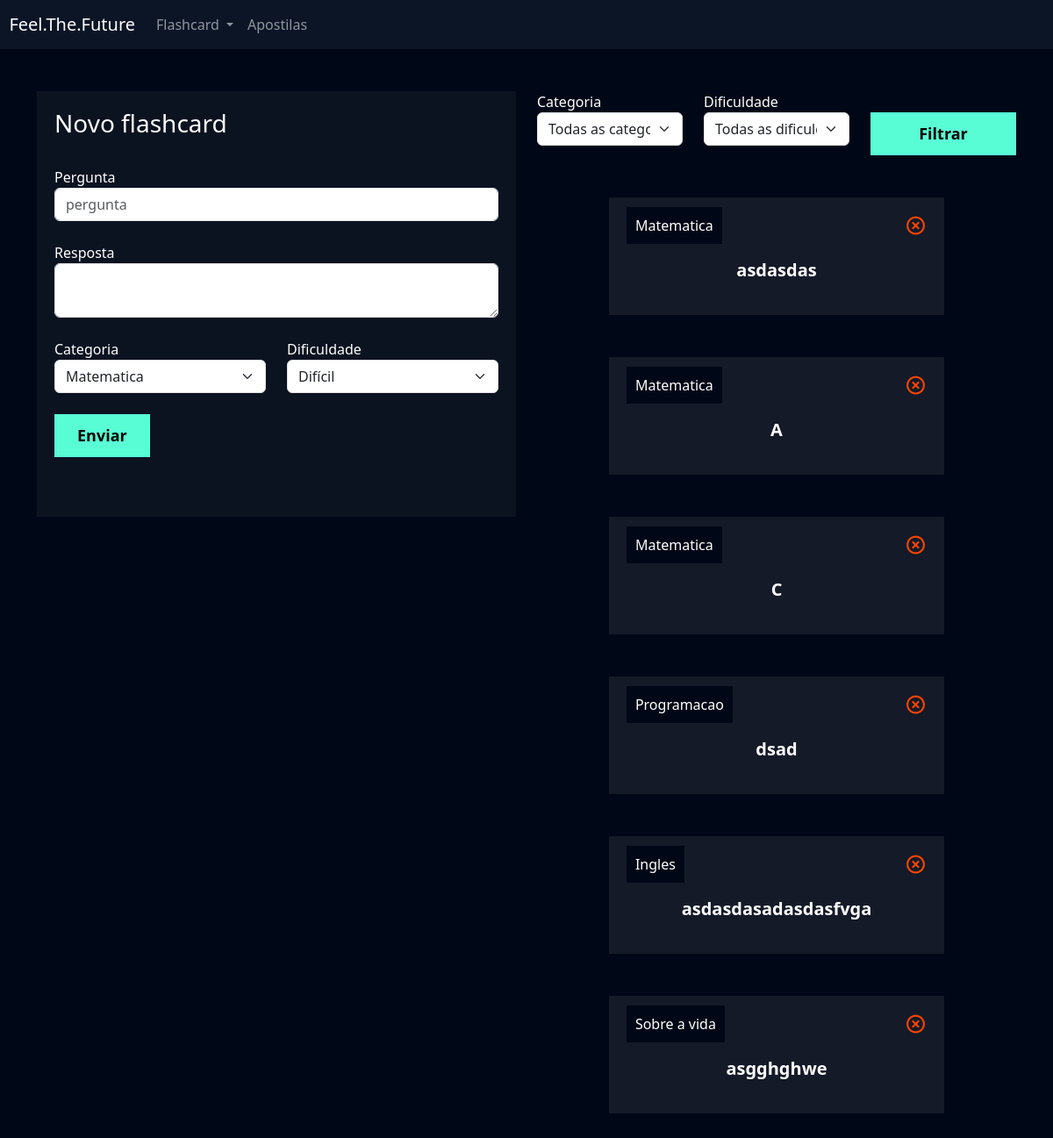
The app's page /flashcard/novo_flashcard/ (signed in), older data.
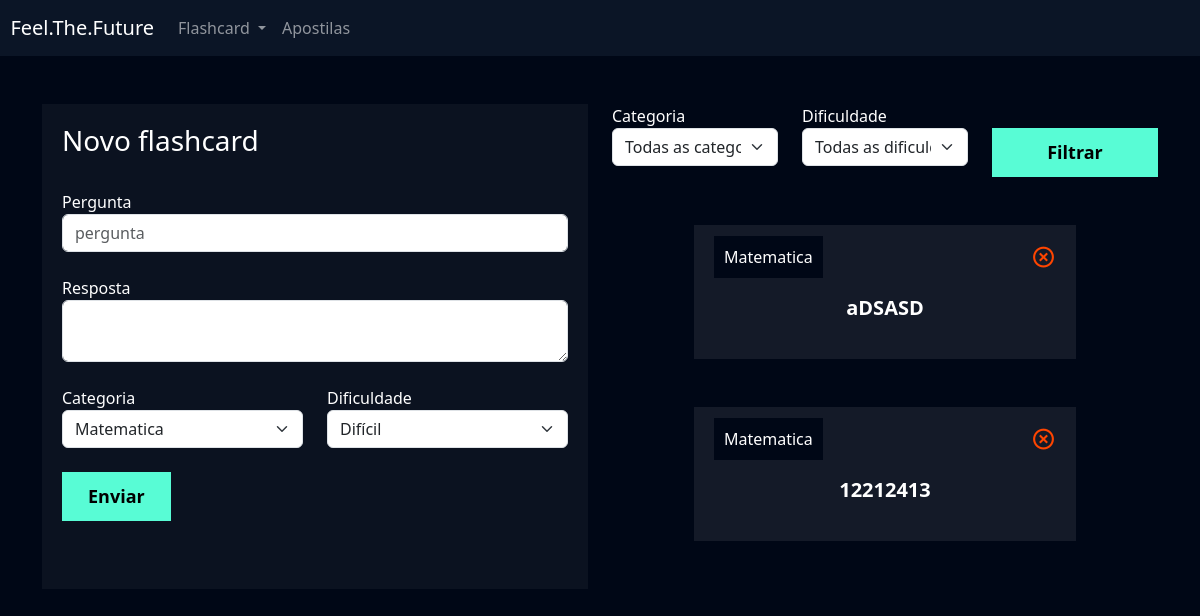
The same page, newer data.
### flashcard/models.py (models this page shows, shortened)
class Flashcard(models.Model):
    DIFICULDADE_CHOICES = (('D', 'Difícil'), ('M', 'Médio'), ('F', 'Fácil'))
    user = models.ForeignKey(User, on_delete=models.DO_NOTHING)
    question = models.CharField(max_length=100)
    resp = models.TextField()
    category = models.ForeignKey(Categoria, on_delete=models.DO_NOTHING)
    difficulty = models.CharField(max_length=1, choices=DIFICULDADE_CHOICES)

class Categoria(models.Model):
    nome = models.CharField(max_length=20)
    def __str__(self):
        return self.nome

### flashcard/views.py (the view, shortened to what this page needs)
# urls.py: path('novo_flashcard/', views.novo_flashcard, name="novo_flashcard"),
def novo_flashcard(request):
    if (not request.user.is_authenticated):
        return redirect('/usuarios/logar')
    if (request.method == "GET"):
        categorias = Categoria.objects.all()
        dificuldades = Flashcard.DIFICULDADE_CHOICES
        flashcard_list = Flashcard.objects.filter(user=request.user)
        return render(request, 'novo_flashcard.html', {'categorias': categorias,
                                                       'dificuldades':dificuldades,
                                                       'flashcards': flashcard_list})

### flashcard/templates/novo_flashcard.html (shortened to what the changed rows need)
{% extends "base.html" %}
{% load static %}
{% block 'cabecalho' %}
    <link href="{% static 'usuarios/css/cadastro.css' %}" rel="stylesheet">
    <link href='https://unpkg.com/boxicons@2.1.4/css/boxicons.min.css' rel='stylesheet'>
    <link href="{% static 'flashcard/css/novo_flashcard.css' %}" rel = 'stylesheet'>
{% endblock 'cabecalho' %}
{% block 'conteudo' %}
    <div class="container">
        <br>
        <br>
        <div class="row">
            <div class="col-md">
                <br>
                <br>
                {% for item in flashcards %}
                    <div class="box-new-flashcard" onclick="flip_card({{item.id}})">
                        <div class="flashcard ">
                            <div class="flashcard-categoria">
                                {{ item.category }}
                            </div>
                            <a href="{% url 'deletar_flashcard' item.id %}"><i class='icone-exit bx bx-x-circle'></i></a>
                            <br>
                            <br>
                            <div class="flashcard-box-item">
                                <p class="flashcard-item">{{ item.question }}</p>
                            </div>
                        </div>
                    </div>
                    <br>
                    <br>
                {% endfor %}
            </div>
        </div>
    </div>
{% endblock 'conteudo' %}

Row changes from the older to the newer data that the page shows:
removed Flashcard: category "Matematica", question "asdasdas"
removed Flashcard: category "Matematica", question "A"
removed Flashcard: category "Matematica", question "C"
removed Flashcard: category "Programacao", question "dsad"
removed Flashcard: category "Ingles", question "asdasdasadasdasfvga"
removed Flashcard: category "Sobre a vida", question "asgghghwe"
added Flashcard: category "Matematica", question "aDSASD"
added Flashcard: category "Matematica", question "12212413"
